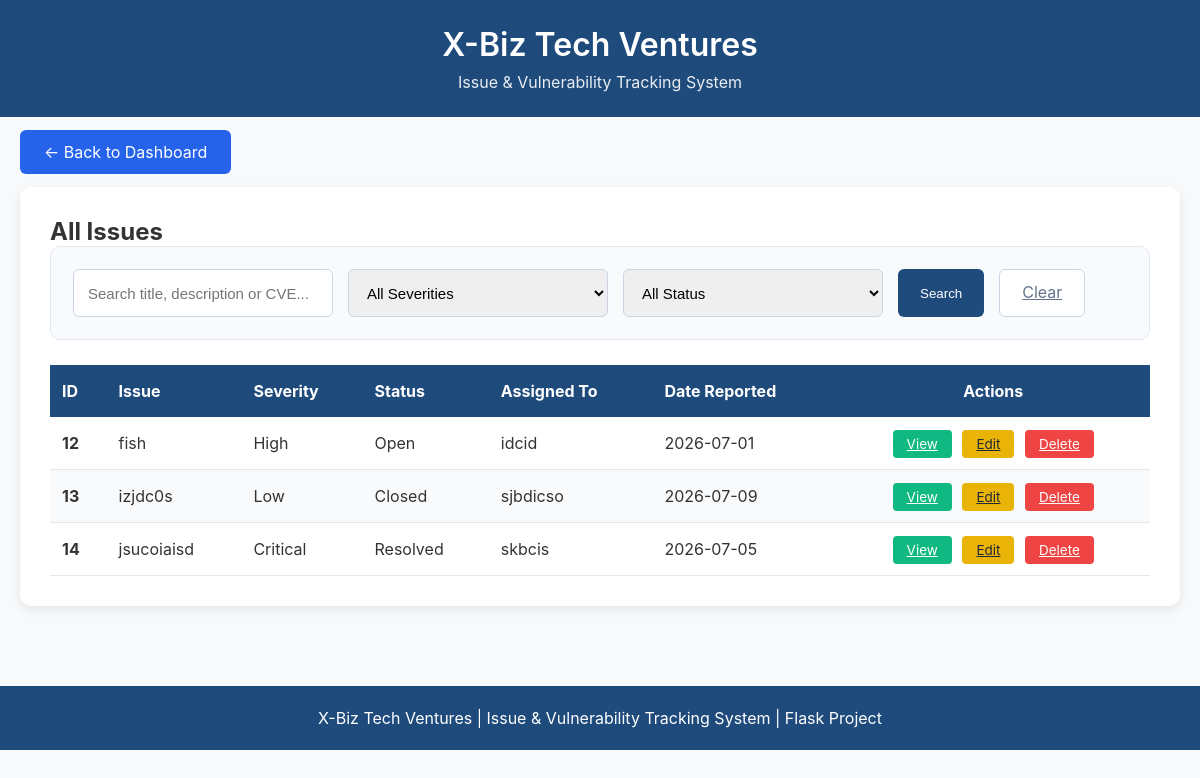
The app's page /issues, older data.
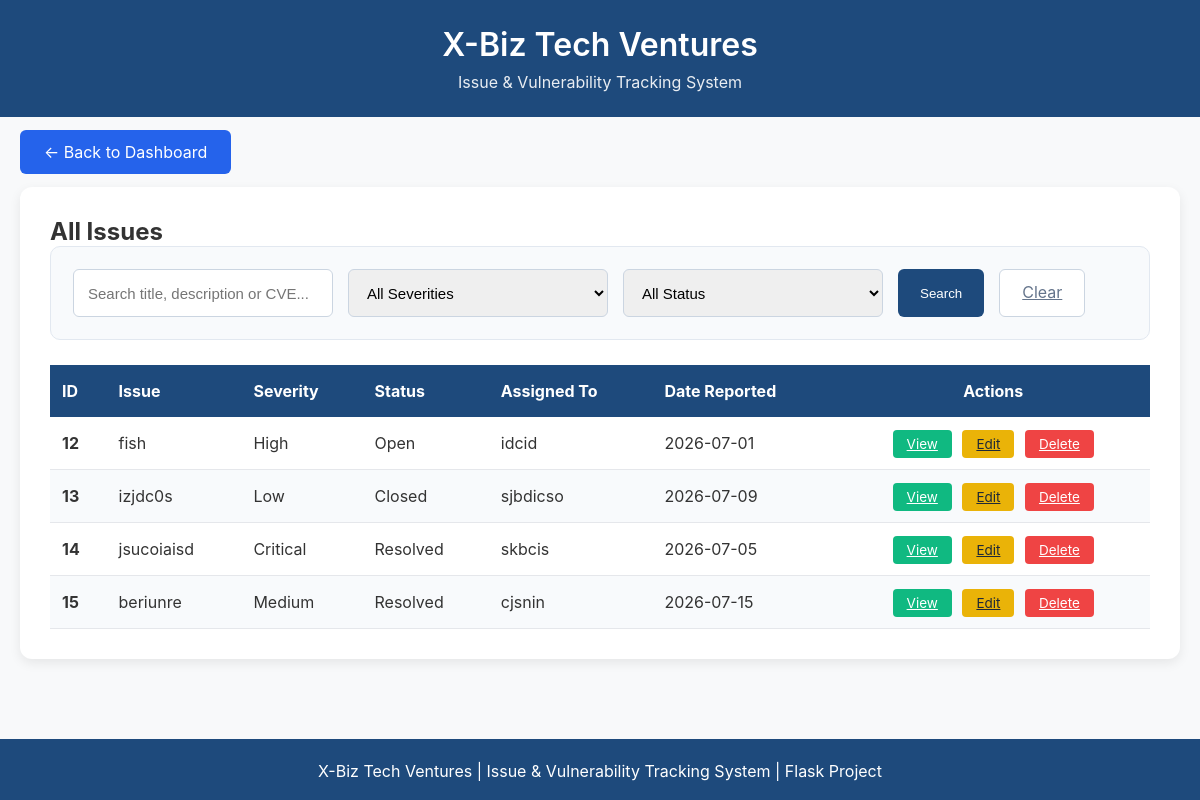
The same page, newer data.
### tables this page shows
CREATE TABLE issues(
            id INTEGER PRIMARY KEY AUTOINCREMENT,
            title TEXT NOT NULL,
            description TEXT NOT NULL,
            severity TEXT NOT NULL,
            status TEXT NOT NULL,
            assigned_to TEXT,
            date_reported DATE,
            cve TEXT,
            remediation TEXT,
            created_at TIMESTAMP DEFAULT CURRENT_TIMESTAMP,
            last_updated TIMESTAMP DEFAULT CURRENT_TIMESTAMP
        );

### app.py (the view)
@app.route("/issues")
def view_issues():
    search = request.args.get('search', '').strip()
    severity_filter = request.args.get('severity', '')
    status_filter = request.args.get('status', '')
    connection = sqlite3.connect("issues.db")
    connection.row_factory = sqlite3.Row
    cursor = connection.cursor()
    query = "SELECT * FROM issues WHERE 1=1"
    params = []
    if search:
        query += " AND (title LIKE ? OR description LIKE ? OR cve LIKE ?)"
        params.extend([f"%{search}%", f"%{search}%", f"%{search}%"])
    if severity_filter:
        query += " AND severity = ?"
        params.append(severity_filter)
    if status_filter:
        query += " AND status = ?"
        params.append(status_filter)
    query += " ORDER BY id DESC"
    cursor.execute(query, params)
    issues = cursor.fetchall()
    connection.close()
    return render_template("view_issues.html", issues=issues, search=search, severity_filter=severity_filter, status_filter=status_filter)

### templates/view_issues.html (shortened to what this page needs)
<!DOCTYPE html>
<html lang="en">
<head>
</head>
<body>
<header>
    <h1>X-Biz Tech Ventures</h1>
    <p class="subtitle">Issue &amp; Vulnerability Tracking System</p>
</header>
<div class="nav">
    <a href="/" class="btn btn-primary" style="padding:12px 24px; background:#2563eb; color:white; text-decoration:none; border-radius:6px;">
        ← Back to Dashboard
    </a>
</div>
<div class="container">
    <div class="card">
        <h2>All Issues</h2>
        <div class="search-bar">
            <form method="GET" action="/issues" class="search-form">
                <input type="text" name="search" value="{{ search }}" placeholder="Search title, description or CVE...">
                <select name="severity">
                    <option value="">All Severities</option>
                </select>
                <select name="status">
                    <option value="">All Status</option>
                </select>
                <button type="submit" class="btn-search">Search</button>
                <a href="/issues" class="btn-clear">Clear</a>
            </form>
        </div>
        <table>
            <thead>
                <tr>
                    <th>ID</th>
                    <th>Issue</th>
                    <th>Severity</th>
                    <th>Status</th>
                    <th>Assigned To</th>
                    <th>Date Reported</th>
                    <th class="center">Actions</th>
                </tr>
            </thead>
            <tbody>
                {% for item in issues|sort(attribute='id') %}
                <tr>
                    <td><strong>{{ item.id }}</strong></td>
                    <td>{{ item.title }}</td>
                    <td>{{ item.severity }}</td>
                    <td>{{ item.status }}</td>
                    <td>{{ item.assigned_to or "Not Assigned" }}</td>
                    <td>{{ item.date_reported or "N/A" }}</td>
                    <td style="text-align: center;">
                        <a href="/view_issue/{{ item.id }}" class="btn-small btn-view">View</a>
                        <a href="/edit_issue/{{ item.id }}" class="btn-small btn-edit">Edit</a>
                        <a href="/delete_issue/{{ item.id }}" class="btn-small btn-delete" onclick="return confirm('Delete this issue?');">Delete</a>
                    </td>
                </tr>
                {% endfor %}
            </tbody>
        </table>
    </div>
</div>
<footer class="footer">
    X-Biz Tech Ventures | Issue &amp; Vulnerability Tracking System | Flask Project
</footer>
</body>
</html>

Row changes from the older to the newer data that the page shows:
added issues: id "15", title "beriunre", severity "Medium", status "Resolved", assigned_to "cjsnin", date_reported "2026-07-15"
